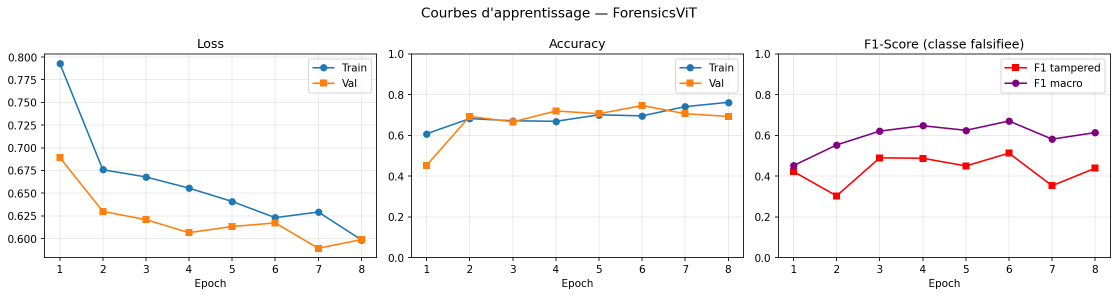
#> input picture reports/training_curves.png, 2235 x 593 px (shown at 1/2 size)
$ python -i ela_generator.py   (imports and definitions only)
#> lines starting #> are read from the running program, lines starting #| are printed output that depends on the picture
"""
ela_generator.py
----------------
Génère les cartes ELA (Error Level Analysis) pour le projet forensics.

Principe :
  1. On re-compresse l'image en JPEG à qualité connue (95%)
  2. On calcule la différence pixel par pixel avec l'originale
  3. On amplifie le résultat pour le rendre visible
  → Les zones manipulées apparaissent plus lumineuses (historique de compression différent)

Usage :
  python src/ela_generator.py
"""

import os
import sys
import hashlib
from pathlib import Path
from PIL import Image, ImageChops, ImageEnhance
import numpy as np
import matplotlib.pyplot as plt
import matplotlib.gridspec as gridspec


# ─────────────────────────────────────────
#  FONCTION PRINCIPALE : générer une ELA
# ─────────────────────────────────────────

def generate_ela(image_path: str, quality: int = 95) -> tuple[Image.Image, float]:
    """
    Génère la carte ELA d'une image.

    Args:
        image_path : chemin vers l'image source
        quality    : qualité JPEG de re-compression (95 par défaut)

    Returns:
        ela_image  : image PIL de la carte ELA amplifiée
        max_diff   : valeur max de différence (indicateur de manipulation)
    """
#> called with image_path = '../reports/training_curves.png', quality = 95
    original = Image.open(image_path).convert('RGB')

    # Re-compression temporaire
    temp_path = str(image_path) + "_temp_ela.jpg"
    original.save(temp_path, 'JPEG', quality=quality)
    recompressed = Image.open(temp_path)

    # Différence pixel par pixel
    ela_raw = ImageChops.difference(original, recompressed)
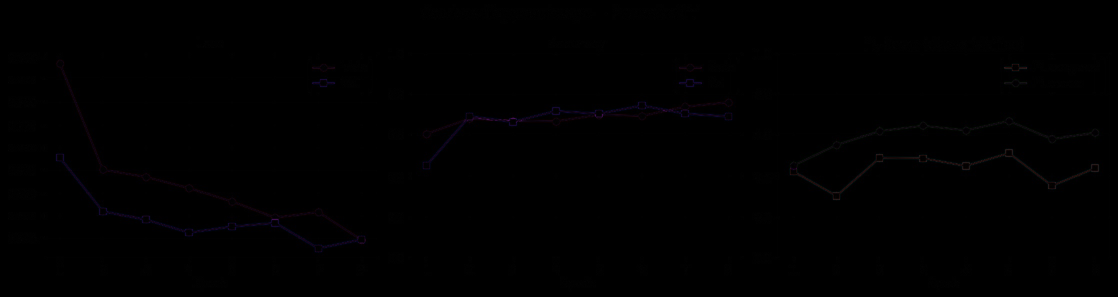
#> ela_raw: PIL image 2235x593 RGB (shown at 1/2 size); mean R, G, B 0.4, 0.2, 0.5

    # Calcul du max de différence (métrique forensique)
    ela_array = np.array(ela_raw)
    max_diff = float(ela_array.max())
#> max_diff = 131

    # Amplification pour visualisation
    scale = 255.0 / max_diff if max_diff > 0 else 1.0
#> scale = 1.95
    ela_image = ImageEnhance.Brightness(ela_raw).enhance(scale)

    # Nettoyage fichier temporaire
    os.remove(temp_path)

    return ela_image, max_diff


# ─────────────────────────────────────────
#  HASH SHA-256 (chaîne de custody)
# ─────────────────────────────────────────

def compute_sha256(image_path: str) -> str:
    """
    Calcule le hash SHA-256 d'un fichier image.
    Utilisé pour garantir l'intégrité de la preuve numérique.
    """
    sha256 = hashlib.sha256()
    with open(image_path, 'rb') as f:
        for chunk in iter(lambda: f.read(8192), b''):
            sha256.update(chunk)
    return sha256.hexdigest()


# ─────────────────────────────────────────
#  VISUALISATION : original + ELA côte à côte
# ─────────────────────────────────────────

def visualize_ela(image_path: str, output_path: str = None):
    """
    Affiche et sauvegarde la comparaison Original / ELA.
    C'est ce que tu montreras en soutenance.
    """
    original = Image.open(image_path).convert('RGB')
    ela_image, max_diff = generate_ela(image_path)
#> max_diff = 131
    sha = compute_sha256(image_path)

    fig = plt.figure(figsize=(12, 5))
    fig.suptitle(
        f"Analyse ELA — {Path(image_path).name}\n"
        f"SHA-256 : {sha[:32]}...  |  Max diff : {max_diff:.1f}/255",
        fontsize=10, color='#333333'
    )

    gs = gridspec.GridSpec(1, 3, width_ratios=[1, 1, 0.05], wspace=0.1)

    # Image originale
    ax1 = fig.add_subplot(gs[0])
    ax1.imshow(original)
    ax1.set_title("Image originale", fontsize=11)
    ax1.axis('off')

    # Carte ELA
    ax2 = fig.add_subplot(gs[1])
    ela_np = np.array(ela_image)
    im = ax2.imshow(ela_np, cmap='hot')
    ax2.set_title(
        "Carte ELA\n(zones claires = potentiellement manipulées)",
        fontsize=11
    )
    ax2.axis('off')

    # Colorbar
    ax3 = fig.add_subplot(gs[2])
    plt.colorbar(im, cax=ax3, label='Intensité de différence')

    if output_path:
        plt.savefig(output_path, bbox_inches='tight', dpi=150)
        print(f"  Visualisation sauvegardée : {output_path}")

    plt.show()
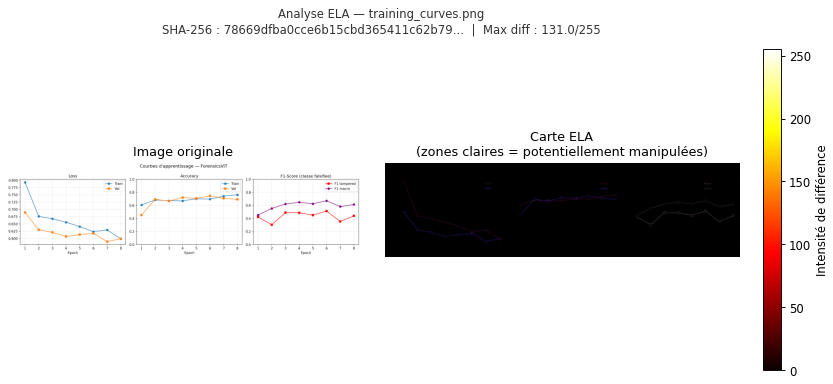
#> figure drawn by matplotlib, 3 panels
    plt.close()


# ─────────────────────────────────────────
#  TRAITEMENT EN BATCH : tout un dossier
# ─────────────────────────────────────────

# [49 lines left out: function process_folder, not called in this run]


# ─────────────────────────────────────────
#  SCRIPT PRINCIPAL
# ─────────────────────────────────────────

# [53 lines not run here, left out]


>>> result = visualize_ela('../reports/training_curves.png')
